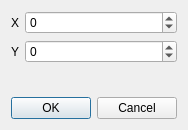
<?xml version="1.0" encoding="UTF-8"?>
<ui version="4.0">
 <class>PointInputDialog</class>
 <widget class="QDialog" name="PointInputDialog">
  <property name="geometry">
   <rect>
    <x>0</x>
    <y>0</y>
    <width>186</width>
    <height>130</height>
   </rect>
  </property>
  <property name="minimumSize">
   <size>
    <width>0</width>
    <height>130</height>
   </size>
  </property>
  <property name="maximumSize">
   <size>
    <width>16777215</width>
    <height>130</height>
   </size>
  </property>
  <property name="windowTitle">
   <string>Input Point</string>
  </property>
  <property name="modal">
   <bool>true</bool>
  </property>
  <layout class="QGridLayout" name="gridLayout">
   <item row="0" column="0">
    <layout class="QFormLayout" name="formLayout">
     <property name="formAlignment">
      <set>Qt::AlignLeading|Qt::AlignLeft|Qt::AlignTop</set>
     </property>
     <item row="0" column="0">
      <widget class="QLabel" name="label">
       <property name="text">
        <string>X</string>
       </property>
      </widget>
     </item>
     <item row="1" column="0">
      <widget class="QLabel" name="label_2">
       <property name="text">
        <string>Y</string>
       </property>
      </widget>
     </item>
     <item row="0" column="1">
      <widget class="QSpinBox" name="spinBoxX">
       <property name="sizePolicy">
        <sizepolicy hsizetype="Expanding" vsizetype="Fixed">
         <horstretch>0</horstretch>
         <verstretch>0</verstretch>
        </sizepolicy>
       </property>
       <property name="minimumSize">
        <size>
         <width>0</width>
         <height>0</height>
        </size>
       </property>
       <property name="minimum">
        <number>-2147483647</number>
       </property>
       <property name="maximum">
        <number>2147483647</number>
       </property>
      </widget>
     </item>
     <item row="1" column="1">
      <widget class="QSpinBox" name="spinBoxY">
       <property name="sizePolicy">
        <sizepolicy hsizetype="Expanding" vsizetype="Fixed">
         <horstretch>0</horstretch>
         <verstretch>0</verstretch>
        </sizepolicy>
       </property>
       <property name="minimumSize">
        <size>
         <width>0</width>
         <height>0</height>
        </size>
       </property>
       <property name="minimum">
        <number>-2147483647</number>
       </property>
       <property name="maximum">
        <number>2147483647</number>
       </property>
      </widget>
     </item>
    </layout>
   </item>
   <item row="1" column="0">
    <widget class="QDialogButtonBox" name="buttonBox">
     <property name="orientation">
      <enum>Qt::Horizontal</enum>
     </property>
     <property name="standardButtons">
      <set>QDialogButtonBox::Cancel|QDialogButtonBox::Ok</set>
     </property>
    </widget>
   </item>
  </layout>
 </widget>
 <resources/>
 <connections>
  <connection>
   <sender>buttonBox</sender>
   <signal>accepted()</signal>
   <receiver>PointInputDialog</receiver>
   <slot>accept()</slot>
   <hints>
    <hint type="sourcelabel">
     <x>248</x>
     <y>254</y>
    </hint>
    <hint type="destinationlabel">
     <x>157</x>
     <y>274</y>
    </hint>
   </hints>
  </connection>
  <connection>
   <sender>buttonBox</sender>
   <signal>rejected()</signal>
   <receiver>PointInputDialog</receiver>
   <slot>reject()</slot>
   <hints>
    <hint type="sourcelabel">
     <x>316</x>
     <y>260</y>
    </hint>
    <hint type="destinationlabel">
     <x>286</x>
     <y>274</y>
    </hint>
   </hints>
  </connection>
 </connections>
</ui>
